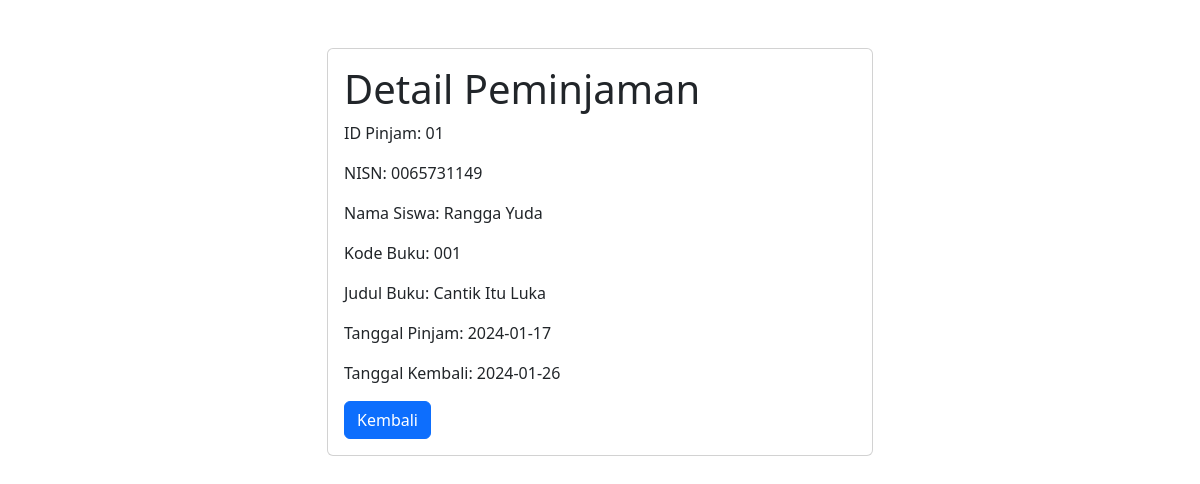
The page /lihat_peminjaman.php?idPinjam=01 on the database its author committed.
### tables this page shows
CREATE TABLE `peminjaman` (
  `idPinjam` varchar(15) NOT NULL,
  `idAnggota` varchar(15) NOT NULL,
  `id` varchar(15) NOT NULL,
  `tanggal_peminjaman` date NOT NULL,
  `tanggal_pengembalian` date NOT NULL
);

CREATE TABLE `anggota` (
  `idAnggota` varchar(15) NOT NULL,
  `nisn` varchar(11) NOT NULL,
  `nama` varchar(50) NOT NULL,
  `kelas` varchar(50) NOT NULL,
  `telepon` varchar(15) NOT NULL
);

CREATE TABLE `buku` (
  `id` varchar(15) NOT NULL,
  `judul` text NOT NULL,
  `pengarang` varchar(50) NOT NULL,
  `kategori` text NOT NULL,
  `status` varchar(50) NOT NULL
);

### lihat_peminjaman.php (the view, shortened to what this page needs)
<!DOCTYPE html>
<html lang="en">
<head>
    <link rel="stylesheet" href="https://cdn.jsdelivr.net/npm/bootstrap-icons@1.10.5/font/bootstrap-icons.css">
    <link href="https://cdn.jsdelivr.net/npm/bootstrap@5.3.1/dist/css/bootstrap.min.css" rel="stylesheet">
    <link rel="stylesheet" href="style.css?v=<?php echo time(); ?>">
</head>
<body>
    <div class="container mt-5">
        <div class="row">
            <div class="col-md-6 mx-auto">
                <div class="card">
                    <div class="card-body">
                        <?php
                        require_once "koneksi.php";
                        if (isset($_GET['idPinjam'])) {
                            $idPinjam = $_GET['idPinjam'];
                            $sql = "SELECT peminjaman.*, buku.judul AS judul_buku, anggota.nama AS nama_siswa FROM peminjaman
                            LEFT JOIN buku ON peminjaman.id = buku.id
                            LEFT JOIN anggota ON peminjaman.idAnggota = anggota.idAnggota
                            WHERE idPinjam = $idPinjam";
                            $result = $conn->query($sql);
                            if ($result->num_rows > 0) {
                                $row = $result->fetch_assoc();
                                echo "<h1>Detail Peminjaman</h1>";
                                echo "<p>ID Pinjam: " . $row["idPinjam"] . "</p>";
                                echo "<p>NISN: " . $row["idAnggota"] . "</p>";
                                echo "<p>Nama Siswa: " . $row["nama_siswa"] . "</p>";
                                echo "<p>Kode Buku: " . $row["id"] . "</p>";
                                echo "<p>Judul Buku: " . $row["judul_buku"] . "</p>";
                                echo "<p>Tanggal Pinjam: " . $row["tanggal_peminjaman"] . "</p>";
                                echo "<p>Tanggal Kembali: " . $row["tanggal_pengembalian"] . "</p>";
                                echo "<a class='btn btn-primary' href='daftar_peminjaman.php'>Kembali</a>";
                            } else {
                                echo "Data peminjaman tidak ditemukan.";
                            }
                        } else {
                            echo "Permintaan tidak valid.";
                        }
                        ?>
                    </div>
                </div>
            </div>
        </div>
    </div>
</body>
</html>

### rows shown on the page
peminjaman: idPinjam "01", idAnggota "0065731149", idAnggota.nama "Rangga Yuda", id "001", id.judul "Cantik Itu Luka", tanggal_peminjaman "2024-01-17", tanggal_pengembalian "2024-01-26"
